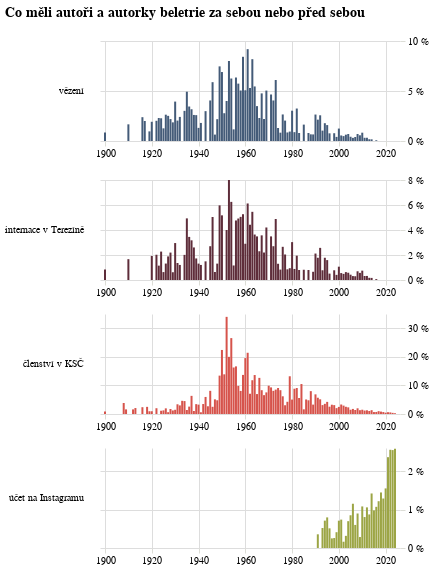

This figure's notebook cell:
### Code cell
podily_faceted = alt.Chart(do_grafu, title={'text': ["Co měli autoři a autorky beletrie za sebou nebo před sebou"]}, width=300).mark_bar(width=2).encode(
    alt.X("rok:T", 
          title=None,
          axis=alt.Axis(domainOpacity=0, tickColor='#DCDDD6')
    ),
    alt.Y('value:Q', 
          axis=alt.Axis(labelExpr="datum.label * 100 + ' %'", orient='right', domainOpacity=0, tickColor='#DCDDD6'), 
          title=None
    ),
    alt.Color("variable:N", 
              title=None, 
              legend=None,
              scale=alt.Scale(range=['#445B78','#5E2D3A', '#D6534B', '#9CA545','#E09DA3']),
              sort=['vězení','internace v Terezíně','členství v KSČ','účet na Instagramu']
    ),
    row=alt.Row(
        "variable:N", 
        title=None, 
        spacing=15, 
        header=alt.Header(labelAngle=0, labelAlign='left', labelAnchor='middle', labelFont='Asap'), 
        sort=['vězení','internace v Terezíně','členství v KSČ','účet na Instagramu']
    )
).resolve_scale(
    x='independent',
    y='independent'
).properties(height=100, width=300).configure_view(stroke='transparent')

podily_faceted

### Figure 1 — Vega-Lite specification as saved in the notebook (floating-point values rounded to 4 significant figures; data arrays with more than 128 entries replaced by an {"elided": "..."} marker saying what was removed)
{"config": {"title": {"font": "Noticia Text", "fontSize": 14, "anchor": "start", "fontWeight": "bolder", "subtitleFont": "Noticia Text", "subtitleFontSize": 12, "subtitleFontWeight": "lighter", "subtitlePadding": 12, "dy": -12}, "axis": {"labelFont": "Asap", "titleFont": "Asap", "fontWeight": "lighter", "titleFontWeight": "lighter", "labelFontSize": 10, "titleFontSize": 10, "labelPadding": 2, "titlePadding": 10}, "legend": {"labelFont": "Asap", "labelFontWeight": "normal", "titleFont": "Asap", "titleFontWeight": "normal", "labelFontSize": 10, "titleFontSize": 10}, "view": {"stroke": "transparent"}}, "data": {"name": "data-31331c1b5bd7698fab81220219957d6e"}, "mark": {"type": "bar", "width": 2}, "encoding": {"color": {"field": "variable", "legend": null, "scale": {"range": ["#445B78", "#5E2D3A", "#D6534B", "#9CA545", "#E09DA3"]}, "sort": ["vězení", "internace v Terezíně", "členství v KSČ", "účet na Instagramu"], "title": null, "type": "nominal"}, "row": {"field": "variable", "header": {"labelAlign": "left", "labelAnchor": "middle", "labelAngle": 0, "labelFont": "Asap"}, "sort": ["vězení", "internace v Terezíně", "členství v KSČ", "účet na Instagramu"], "spacing": 15, "title": null, "type": "nominal"}, "x": {"axis": {"domainOpacity": 0, "tickColor": "#DCDDD6"}, "field": "rok", "title": null, "type": "temporal"}, "y": {"axis": {"domainOpacity": 0, "labelExpr": "datum.label * 100 + ' %'", "orient": "right", "tickColor": "#DCDDD6"}, "field": "value", "title": null, "type": "quantitative"}}, "height": 100, "resolve": {"scale": {"x": "independent", "y": "independent"}}, "title": {"text": ["Co měli autoři a autorky beletrie za sebou nebo před sebou"]}, "width": 300, "$schema": "https://vega.github.io/schema/vega-lite/v5.8.0.json", "datasets": {"data-31331c1b5bd7698fab81220219957d6e": {"elided": "2000 records"}}}
